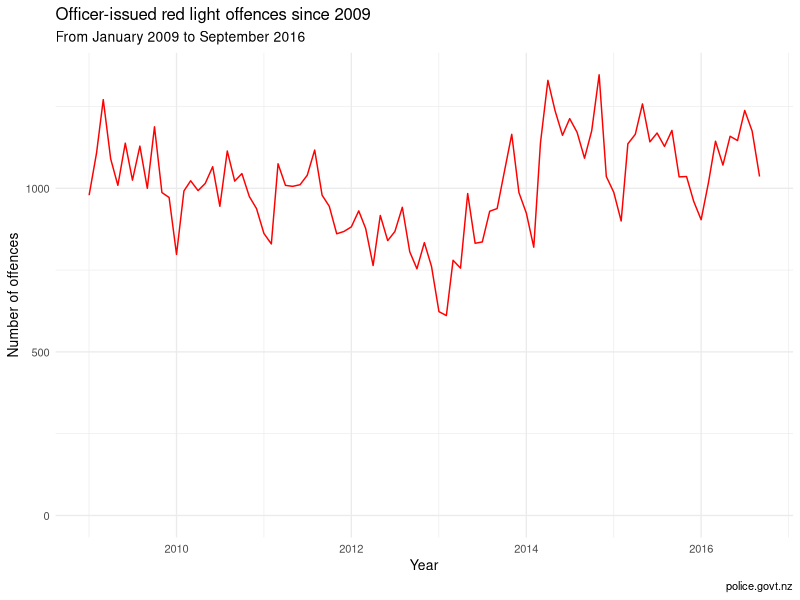
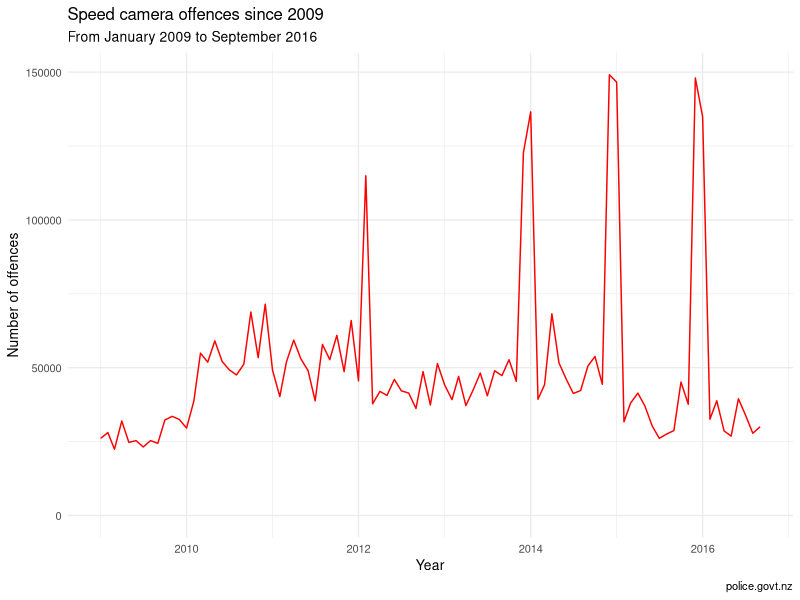
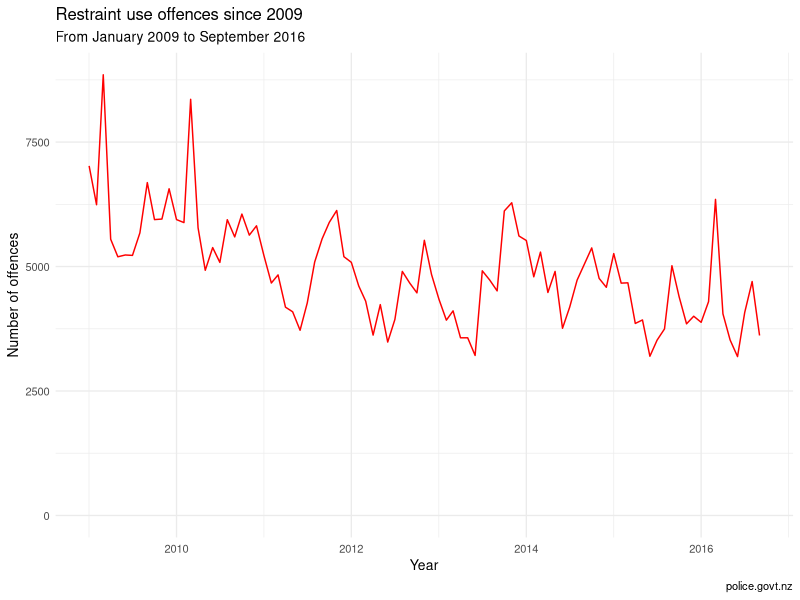
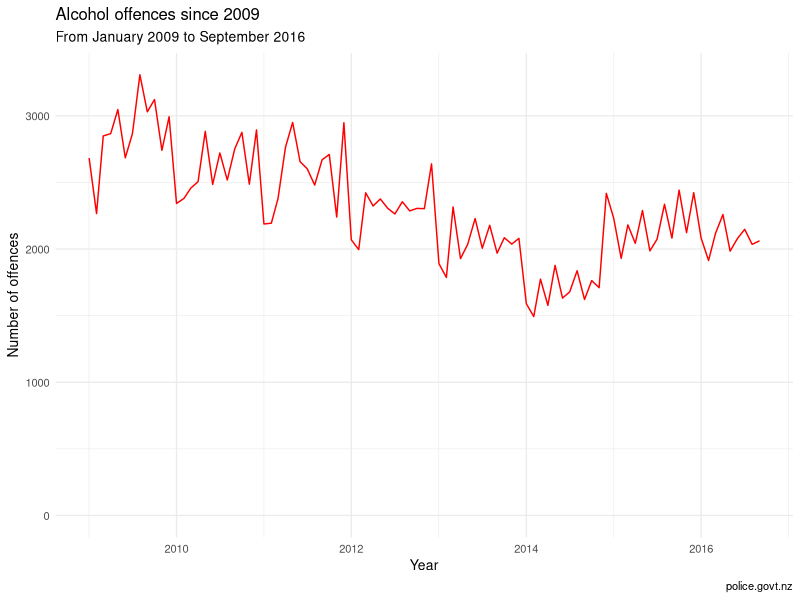
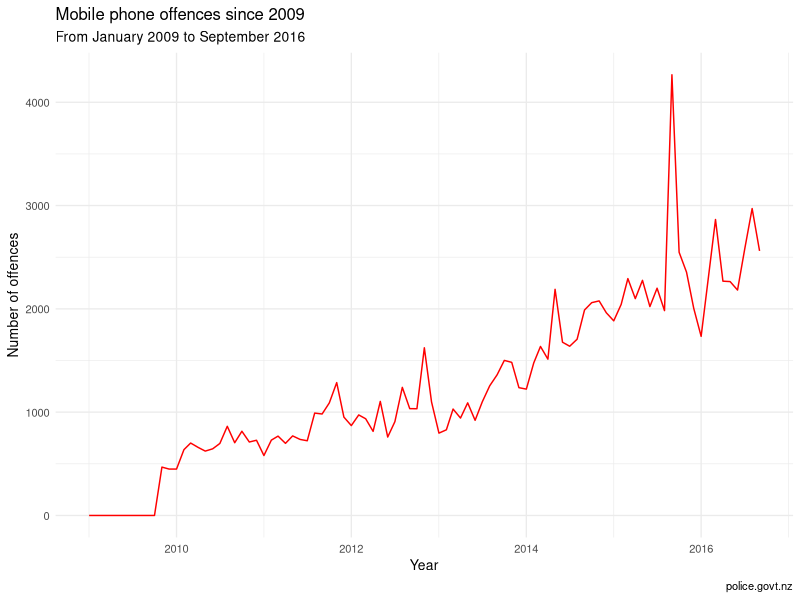

Write the R code that produced these figures, in order. (Note: this script raises an error after producing the figures.)
## ---- chunk 1
suppressPackageStartupMessages(library(tidyverse))
suppressPackageStartupMessages(library("readxl"))
suppressPackageStartupMessages(library("ggplot2"))
suppressPackageStartupMessages(library("ggthemes"))
suppressPackageStartupMessages(library("lubridate"))
## ---- chunk 2

# General pattern for offence columns, the gap is to exclude year for consistent renaming. Update the range as new quarterly data comes through
select_columns <- c(1:14,16:27,29:40,42:53,55:66,68:79,81:92,94:102)

column_names <- c("area","sub_area",as.character(seq(as.Date("2009/1/1"), as.Date("2016/9/1"), "months")))

# General function to restructure and reassign frames from different sheets
restructureData <- function(dataFrame, typeOfOffence, countCategory){
  column_names <- c("area","sub_area",as.character(seq(as.Date("2009/1/1"), as.Date("2016/9/1"), "months")))
  
  names(dataFrame) <- column_names
  
  dataFrame <- dataFrame %>% 
    gather('month_year', 'count', -area, -sub_area) %>% 
    mutate(month_year = as.Date(month_year), count = as.numeric(count))
  
  dataFrame[is.na(dataFrame)] <- 0
  
  dataFrame <- dataFrame %>% 
    mutate(type_of_offence = typeOfOffence, count_category = countCategory)
  
  dataFrame
}

plot_data <- function(dataSet, plotTitle) {
  ggplot(dataSet %>% 
  group_by( month_year ) %>% 
  filter( count_category=='Offences' ) %>% 
  summarise( count = sum(count)), aes(x = month_year, y = count)) +
  geom_line(color='red') + ylim(c(0, NA)) + theme_minimal(base_size=10) +
  labs(title=plotTitle,
       subtitle='From January 2009 to September 2016',
       caption='police.govt.nz') +
  xlab('Year') +
  ylab('Number of offences')
}
## ---- chunk 3

#Red light running offences at intersections for both vehicles and pedestrians (seperated by officer issued and red light camera)

red_light_sheet <- read_excel("../data/road-policing-driver-offence-data-jan2009-sep2006.xlsx", "Red Light")
red_light_select <- red_light_sheet[,select_columns]


offence_officer_red_light <- red_light_select[3:39,]
fines_officer_red_light <- red_light_select[54:90,]

offence_officer_red_light <- restructureData(offence_officer_red_light,"Officer-issued red light","Offences")
fines_officer_red_light <- restructureData(fines_officer_red_light,"Officer-issued red light","Fines")

red_light_offence_and_fines <- rbind(offence_officer_red_light, fines_officer_red_light)

plot_data(red_light_offence_and_fines, "Officer-issued red light offences since 2009")
## ---- chunk 4

# Offences for exceeding the speed limit detected by speed cameras.

speed_camera_sheet <-read_excel("../data/road-policing-driver-offence-data-jan2009-sep2006.xlsx","Camera-issued Speed")
speed_camera_select <- speed_camera_sheet[,select_columns]

speed_camera_offences <- speed_camera_select[3:39,]
speed_camera_offences <- restructureData(speed_camera_offences,"Camera-issued speed offences","Offences")

speed_camera_fines <- speed_camera_select[45:81,]
speed_camera_fines <- restructureData(speed_camera_fines, "Camera-issued speed offences","Fines")

speed_camera_offences_and_fines <- rbind(speed_camera_offences, speed_camera_fines)

plot_data(speed_camera_offences_and_fines, "Speed camera offences since 2009")


speed_camera_offences %>% filter(month_year >= "2015-10-01") %>% group_by(month_year) %>% 
  summarise(count=sum(count))
## ---- chunk 5

restraints_sheet <- read_excel("../data/road-policing-driver-offence-data-jan2009-sep2006.xlsx", "Restraints")
restraints_select <- restraints_sheet[,select_columns]

restraints_offences <- restraints_select[3:39,]
restraints_offences <- restructureData(restraints_offences, "Restraints","Offences")

restraints_fines <- restraints_select[45:81,]
restraints_fines <- restructureData(restraints_fines, "Restraints","Fines")

restraints_offences_and_fines <- rbind(restraints_offences, restraints_fines)

plot_data(restraints_offences_and_fines, "Restraint use offences since 2009")
## ---- chunk 6

alcohol_and_drugs_sheet <- read_excel("../data/road-policing-driver-offence-data-jan2009-sep2006.xlsx","Alcohol & Drugs")

alcohol_and_drugs_select <- alcohol_and_drugs_sheet[,select_columns]
alcohol_offences <- alcohol_and_drugs_select[3:39,]
alcohol_offences <- restructureData(alcohol_offences, "Alcohol specific offences","Offences")

drug_offences <- alcohol_and_drugs_select[45:81,]
drug_offences <- restructureData(drug_offences, "Drug specific offences","Offences")

alcohol_fines <- alcohol_and_drugs_select[87:123,]
alcohol_fines <- restructureData(alcohol_fines,"Alcohol specific offences","Fines")

alcohol_and_drugs_offences_and_fines <- rbind(alcohol_offences, drug_offences, alcohol_fines)

plot_data(alcohol_offences,"Alcohol offences since 2009")
## ---- chunk 7

mobile_phone_sheet <- read_excel("../data/road-policing-driver-offence-data-jan2009-sep2006.xlsx","Mobile phone")

mobile_phone_select <- mobile_phone_sheet[,select_columns]

mobile_phone_offences <- mobile_phone_select[3:39,]
mobile_phone_offences <- restructureData(mobile_phone_offences, "Mobile phone offences","Offences")

mobile_phone_fines <- mobile_phone_select[45:81,]
mobile_phone_fines <- restructureData(mobile_phone_fines, "Mobile phone offences", "Fines")

mobile_phone_offences_and_fines <- rbind(mobile_phone_offences, mobile_phone_fines)

plot_data(mobile_phone_offences_and_fines,"Mobile phone offences since 2009")

## ---- chunk 8

offences_and_fines <- rbind(alcohol_and_drugs_offences_and_fines, mobile_phone_offences_and_fines, red_light_offence_and_fines, restraints_offences_and_fines, speed_camera_offences_and_fines)

write_csv(offences_and_fines,"../data/offences_and_fines.csv")

write_csv(offences_and_fines %>% 
  group_by(month_year, type_of_offence, count_category) %>% 
  summarise(count =  sum(count)),"../data/national_offences_and_fines.csv")

offences_and_fines$sub_area <- as.factor(offences_and_fines$sub_area)

levels(offences_and_fines$sub_area) 

for(geography in levels(offences_and_fines$sub_area)) {
    temp <- offences_and_fines %>% filter(sub_area == geography)
    filename <- tolower(paste("../../../../workbench/visualisations/police_fines/public/", gsub(" ","_", geography),".csv", sep=""))
    filename <- gsub("-","_",filename)
    write_csv(temp, filename)
}

offences_and_fines %>%
  filter(count_category=='Fines') %>%
  filter(month_year > '2015-08-01') %>%  
  group_by(type_of_offence, count_category) %>%
  summarise(count=sum(count))


offences_and_fines %>%   mutate(year = year(month_year)) %>% 
group_by(year, type_of_offence, count_category) %>%
summarise(count =  sum(count)) %>% ungroup() %>% spread(type_of_offence, count) %>% filter(count_category=="Offences")

## ---- chunk 9
fleeing_drivers_sheet <- read_excel("../data/road-policing-driver-offence-data-jan2009-sep2006.xlsx","Fleeing Drivers")

fleeing_drivers <- fleeing_drivers_sheet[,select_columns]

fleeing_drivers_offences <- fleeing_drivers[3:14,]

fleeing_drivers_offences <- Filter(function(x)!all(is.na(x)), fleeing_drivers_offences)

column_names_fleeing <- c("area",as.character(seq(as.Date("2009/1/1"), as.Date("2016/9/1"), "months")))
names(fleeing_drivers_offences) <- NULL

names(fleeing_drivers_offences) <- column_names_fleeing

fleeing_drivers_offences <- fleeing_drivers_offences %>% gather('date','count', -area) %>% 
   mutate(date = as.Date(date), count = as.numeric(count))

fleeing_drivers_offences[is.na(fleeing_drivers_offences)] <- 0


fleeing_drivers_offences %>% mutate(year = year(date)) %>% group_by(area, year) %>% 
  summarise(count=sum(count))

offences_and_fines_by_year <- offences_and_fines %>%   mutate(year = year(month_year)) %>% 
group_by(year, type_of_offence, count_category) %>%
summarise(count =  sum(count)) %>% ungroup() %>% spread(type_of_offence, count)


write_csv(offences_and_fines_by_year, "../data/offences_and_fines_by_year.csv")


offences_and_fines_by_year %>% filter(count_category=='Offences')

## ---- chunk 10
offences_and_fines %>%   mutate(year = year(month_year)) %>%
filter(count_category=="Fines") %>%
group_by(year, type_of_offence, count_category) %>%
summarise(count =  sum(count))  %>% ungroup() %>% group_by(year) %>% summarise(count=sum(count))
## ---- chunk 11
police_speeding <- read_excel("../data/road-policing-driver-offence-data-jan2009-sep2006.xlsx","Police Speeding")

police_speeding_select <- police_speeding[,select_columns]

police_speeding_offences <- police_speeding_select[3:39,]
police_speeding_offences <- restructureData(police_speeding_offences, "Police speeding offences","Offences")

police_speeding_fines <- police_speeding_select[45:81,]
police_speeding_fines <- restructureData(police_speeding_fines, "Mobile phone offences", "Fines")

police_speeding_offences_and_fines <- rbind(police_speeding_offences, police_speeding_fines)

plot_data(police_speeding_offences_and_fines,"Police speeding offences since 2009")
